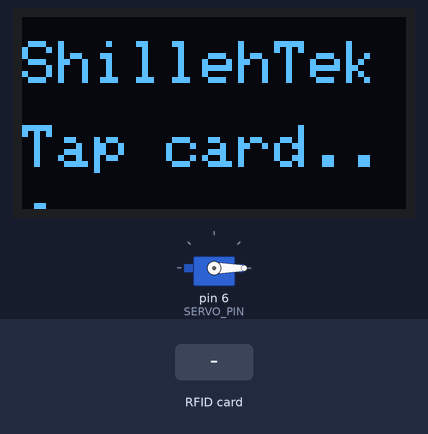
The sketch below on a simulated Arduino Nano, built with avr-gcc and run on an emulated ATmega328P. Shown: 128×64 one-colour display, servo. Inputs (shaded band) come from the test bench.

Above: at 1.3 s.
1.4 s: RFID card DE AD BE EF held to the reader
At 1.8 s:
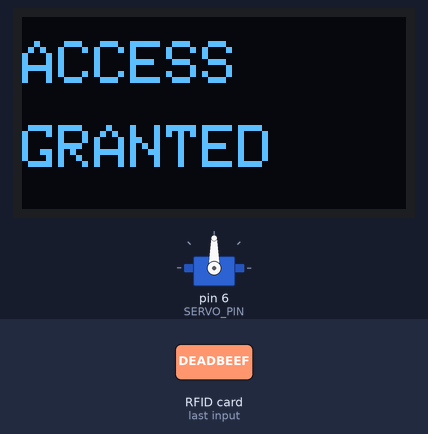
2.9 s: RFID card 5E 7A 19 C4 held to the reader
At 5.1 s:
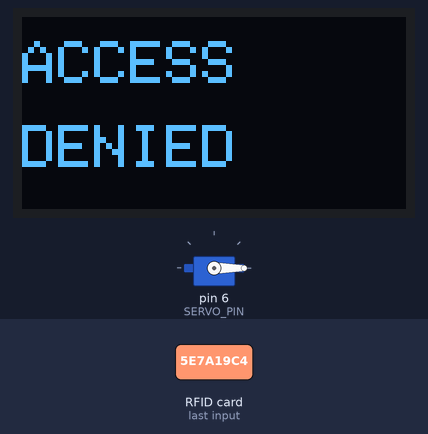
Timing chart, 0 to 6.6 s (numbered marks = the images above; inputs shaded):
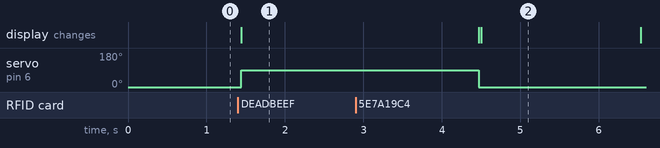

The sketch:

rfid_smart_lock.ino
```cpp
// Arduino sketch that reads RC522 RFID tags, shows status on an SSD1306 OLED, and actuates a servo to lock/unlock based on authorized UIDs.
//
// Full tutorial: https://shillehtek.com/blogs/news/arduino-nano-rc522-rfid-smart-door-lock-oled
// Parts used: https://shillehtek.com/products/rc522-rfid-reader-writer-module-13-56mhz-spi-kit-for-arduino
//             https://shillehtek.com/products/mg90s-metal-gear-micro-servo-motor-180-degree-9g-for-rc-plane
//             https://shillehtek.com/products/0-96-i2c-blue-oled-display-module-4-pin-ssd1306
// More examples: https://github.com/shillehbean/shillehtek-examples
//

#include <SPI.h>
#include <MFRC522.h>
#include <Wire.h>
#include <Adafruit_SSD1306.h>
#include <Servo.h>

const int RST_PIN = 9, SS_PIN = 10, SERVO_PIN = 6;
MFRC522 rfid(SS_PIN, RST_PIN);
Adafruit_SSD1306 oled(128, 64, &Wire, -1);
Servo lock;

// Replace with the UID(s) of your authorized cards
const byte AUTHORIZED[][4] = {
  {0xDE, 0xAD, 0xBE, 0xEF}
};

void msg(const char* line1, const char* line2) {
  oled.clearDisplay();
  oled.setTextSize(2); oled.setTextColor(SSD1306_WHITE);
  oled.setCursor(0, 8);  oled.println(line1);
  oled.setCursor(0, 36); oled.println(line2);
  oled.display();
}

void setup() {
  Serial.begin(9600);
  SPI.begin(); rfid.PCD_Init();
  oled.begin(SSD1306_SWITCHCAPVCC, 0x3C);
  lock.attach(SERVO_PIN); lock.write(0);
  msg("ShillehTek", "Tap card...");
}

bool isAuthorized(byte* uid) {
  for (auto& tag : AUTHORIZED) {
    if (memcmp(uid, tag, 4) == 0) return true;
  }
  return false;
}

void loop() {
  if (!rfid.PICC_IsNewCardPresent() || !rfid.PICC_ReadCardSerial()) return;

  if (isAuthorized(rfid.uid.uidByte)) {
    msg("ACCESS", "GRANTED");
    lock.write(90); delay(3000); lock.write(0);
  } else {
    msg("ACCESS", "DENIED");
    delay(2000);
  }
  msg("ShillehTek", "Tap card...");
  rfid.PICC_HaltA(); rfid.PCD_StopCrypto1();
}
```

Measured:
- after the input at 1.4 s, servo on pin 6 (SERVO_PIN): 0° → 90° at once; the display: changes at once (image 1)
- after the input at 2.9 s, the display: first differs from a run without the input after 1.6 s (image 2)
